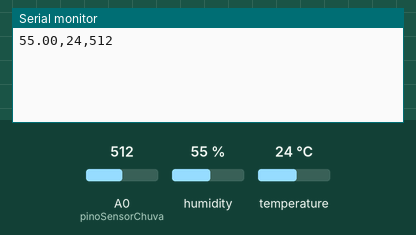
This sketch was run on a simulated Arduino Uno, built with avr-gcc and run on an emulated ATmega328P. Parts: the last lines printed to the serial monitor. Inputs (shaded band) come from the test bench; at power-on: humidity 55 %, A0 (pinoSensorChuva) = 512, temperature 24 °C.

Above: at 3.2 s.
3.3 s: humidity set to 22 %
At 5.1 s:
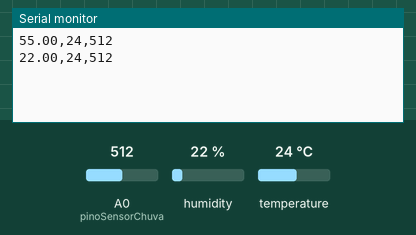
6.0 s: A0 (pinoSensorChuva) set to 716
At 7.5 s:
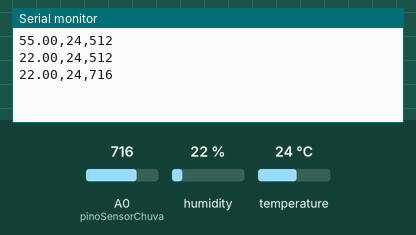
8.7 s: temperature set to 12 °C
At 11.1 s:
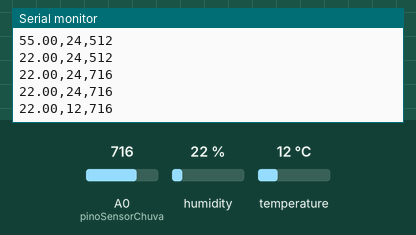
11.4 s: A0 (pinoSensorChuva) set to 900
At 13.6 s:
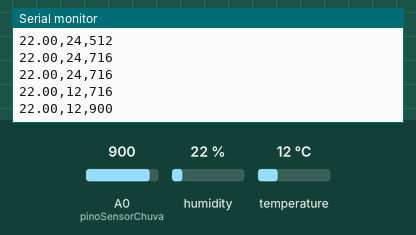
14.1 s: humidity set to 40 %
At 14.8 s:
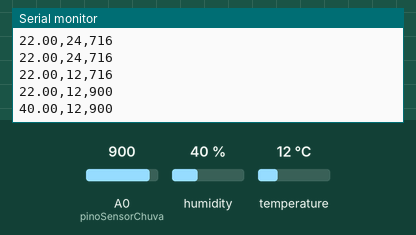
Timing chart, 0 to 17.1 s (numbered marks = the images above; inputs shaded):
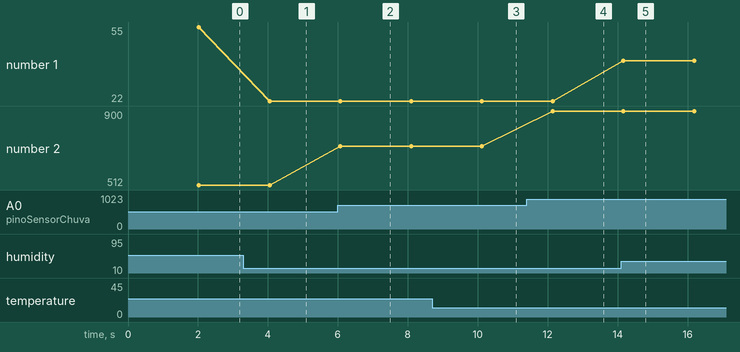

The sketch:

arduino-serial-output.ino
```cpp
#include "dht.h"

int pinoDHT11 = A2;
int pinoSensorChuva = A0;
int valorChuva = 0;
dht DHT;

void setup(){
  Serial.begin(9600);
  delay(2000);
}

void loop(){
  DHT.read11(pinoDHT11);
  valorChuva = analogRead(pinoSensorChuva);

  Serial.print(DHT.humidity);
  Serial.print(",");
  Serial.print(DHT.temperature, 0);
  Serial.print(",");
  Serial.print(valorChuva);
  Serial.println();
  delay(2000);
}
```

Measured:
- after the input at 3.3 s, the serial monitor: prints a new line after 0.75 s (image 1)
- after the input at 6.0 s, the serial monitor: prints a new line after 0.07 s (image 2)
- after the input at 8.7 s, the serial monitor: prints a new line after 1.4 s (image 3)
- after the input at 11.4 s, the serial monitor: prints a new line after 0.74 s (image 4)
- after the input at 14.1 s, the serial monitor: prints a new line after 0.07 s (image 5)
- plotted number 1: 55 → 22 after the input at 3.3 s, 22 → 40 after the input at 14.1 s
- plotted number 2: 512 → 716 after the input at 6.0 s, 716 → 900 after the input at 11.4 s
